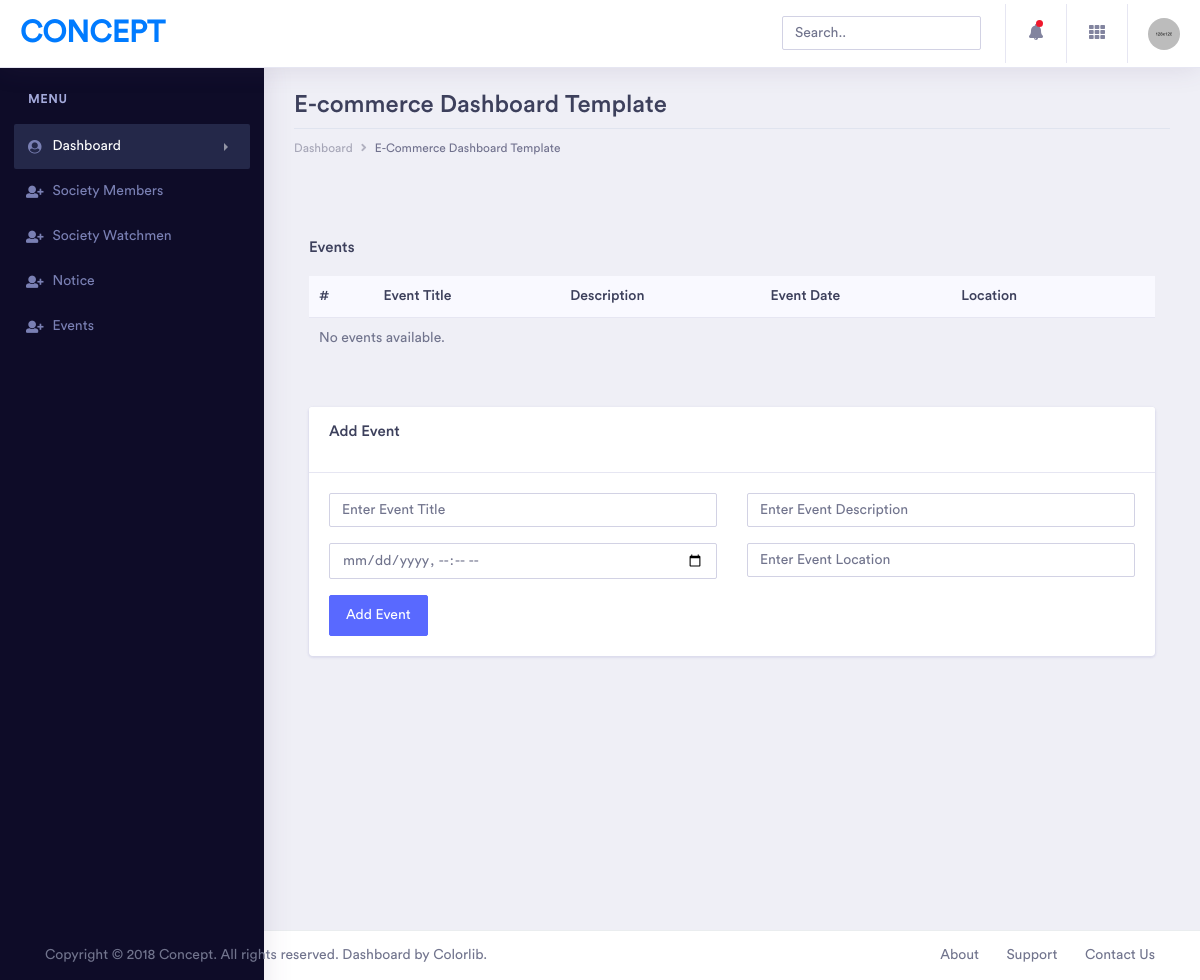
/events/, run on an earlier commit of the app's database.
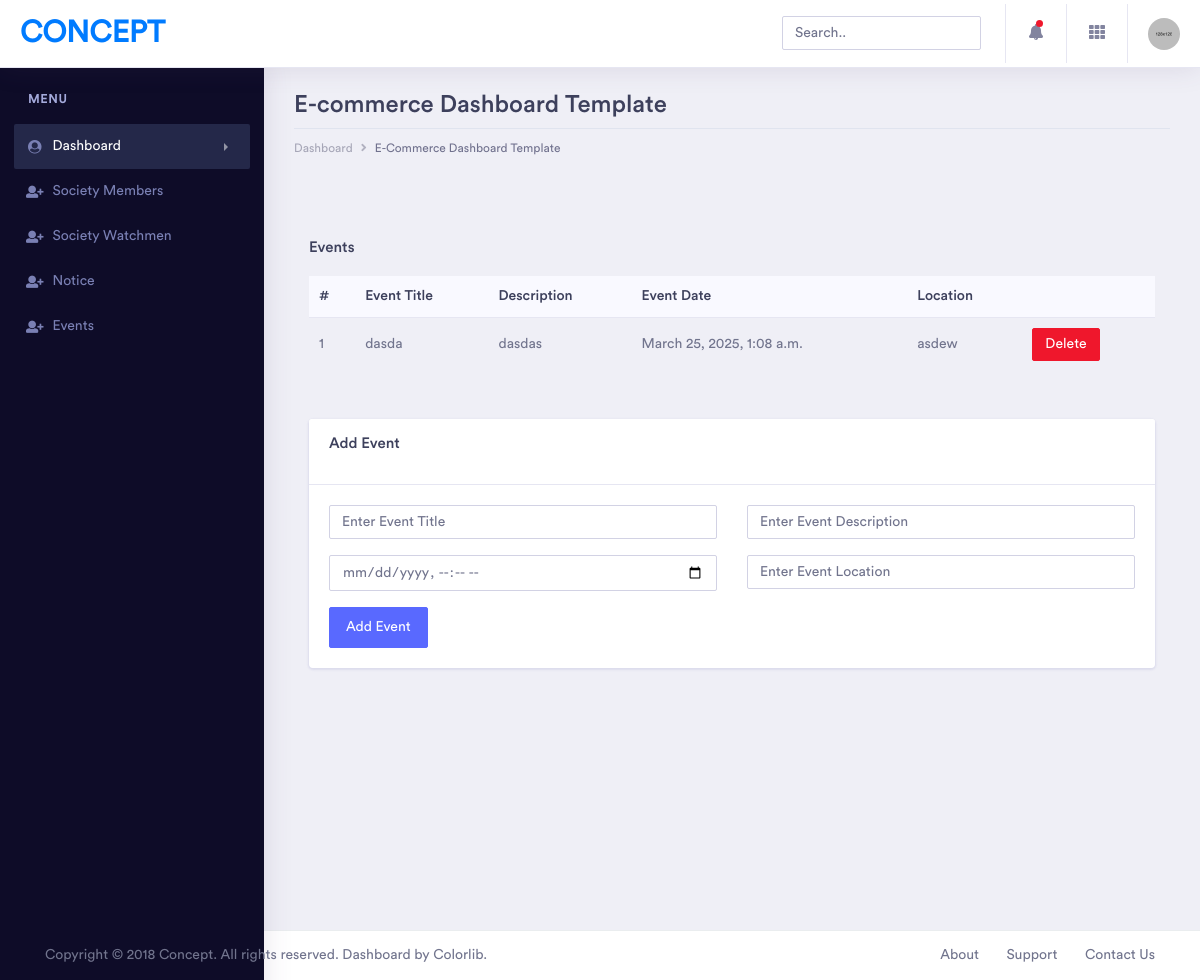
And on a later commit of the database.
### myapp/models.py (models this page shows, shortened)
class Event(models.Model):
    title = models.CharField(max_length=200)  # Title of the event
    description = models.TextField()  # Description of the event
    event_date = models.DateTimeField()  # Date and time of the event
    location = models.CharField(max_length=255)  # Location of the event
    created_at = models.DateTimeField(auto_now_add=True)  # Timestamp when the event was created

### myapp/views.py (the view)
# urls.py: path('events/', views.event_list, name='event_list'),
def event_list(request):
    events = Event.objects.all()
    return render(request, 'event_list.html', {'events': events})

### myapp/templates/event_list.html (shortened to what the changed rows need)
{% extends "sheader.html" %}
{% load static %}
{% block content %}
        <div class="dashboard-wrapper">
            <div class="dashboard-ecommerce">
                <div class="container-fluid dashboard-content ">
                    <div class="row">
                        <div class="col-xl-12 col-lg-12 col-md-12 col-sm-12 col-12">
                            <div class="page-header">
                                <h2 class="pageheader-title">E-commerce Dashboard Template </h2>
                            </div>
                        </div>
                    </div>
                    <div class="ecommerce-widget">
                        <div class="container mt-5">
                            <div class="row">
                                <div class="col-12">
                                    <table class="table">
                                        <thead class="bg-light">
                                            <tr class="border-0">
                                                <th class="border-0">#</th>
                                                <th class="border-0">Event Title</th>
                                                <th class="border-0">Description</th>
                                                <th class="border-0">Event Date</th>
                                                <th class="border-0">Location</th>
                                                <th class="border-0"></th>
                                            </tr>
                                        </thead>
                                        <tbody>
                                            {% for event in events %}
                                            <tr>
                                                <td>{{ forloop.counter }}</td>
                                                <td>{{ event.title }}</td>
                                                <td>{{ event.description }}</td>
                                                <td>{{ event.event_date }}</td>
                                                <td>{{ event.location }}</td>
                                                <td>
                                                    <a href="{% url 'delete_event' event.id %}" class="btn btn-danger btn-sm">Delete</a>
                                                </td>
                                            </tr>
                                            {% empty %}
                                            <tr>
                                                <td colspan="6">No events available.</td>
                                            </tr>
                                            {% endfor %}
                                        </tbody>
                                    </table>
                                </div>
                            </div>
                        </div>
                                    </div>
                                </div>
                            </div>
                            </div>
                        </div>
            {% endblock content %}

What changed in the data, as far as the page shows it:
added Event: title "dasda", description "dasdas", event_date "March 25, 2025, 1:08 a.m.", location "asdew"
Also different on the page:
text no longer shown: "No events available."
